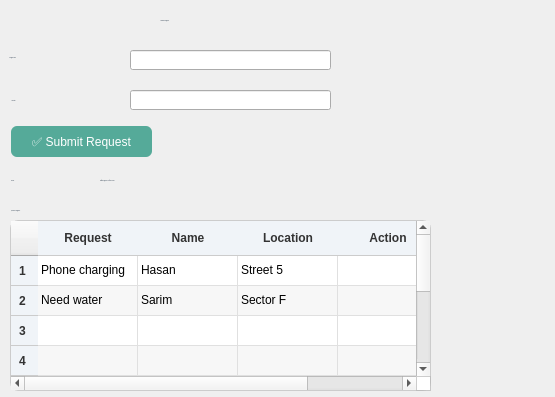
<?xml version="1.0" encoding="UTF-8"?>
<ui version="4.0">
 <class>RequestPage</class>
 <widget class="QWidget" name="RequestPage">
  <property name="geometry">
   <rect>
    <x>0</x>
    <y>0</y>
    <width>555</width>
    <height>397</height>
   </rect>
  </property>
  <property name="windowTitle">
   <string>Form</string>
  </property>
  <widget class="QLabel" name="label_5">
   <property name="geometry">
    <rect>
     <x>11</x>
     <y>90</y>
     <width>101</width>
     <height>21</height>
    </rect>
   </property>
   <property name="font">
    <font>
     <family>“Segoe UI”</family>
     <pointsize>-1</pointsize>
     <italic>false</italic>
     <bold>true</bold>
    </font>
   </property>
   <property name="styleSheet">
    <string notr="true">QLabel {
    color: #345;
    font: 13px “Segoe UI”;
	font:bold;
}</string>
   </property>
   <property name="text">
    <string>📍 Location:</string>
   </property>
  </widget>
  <widget class="QLabel" name="label_4">
   <property name="geometry">
    <rect>
     <x>9</x>
     <y>47</y>
     <width>111</width>
     <height>21</height>
    </rect>
   </property>
   <property name="font">
    <font>
     <family>“Segoe UI”</family>
     <pointsize>-1</pointsize>
     <italic>false</italic>
     <bold>true</bold>
    </font>
   </property>
   <property name="styleSheet">
    <string notr="true">QLabel {
    color: #345;
    font: 13px “Segoe UI”;
	font:bold;
}</string>
   </property>
   <property name="text">
    <string>❓ Request Item:</string>
   </property>
  </widget>
  <widget class="QPushButton" name="btnSubmit">
   <property name="geometry">
    <rect>
     <x>11</x>
     <y>126</y>
     <width>141</width>
     <height>31</height>
    </rect>
   </property>
   <property name="styleSheet">
    <string notr="true">QPushButton{
    background-color: #5a9;
    border: none;
    border-radius: 6px;
    font: 14px “Segoe UI”, bold;
    color: white;
}
QPushButton:hover {
    background-color: #6ba;
}
QPushButton:pressed {
    background-color: #498;
}</string>
   </property>
   <property name="text">
    <string>✅ Submit Request</string>
   </property>
  </widget>
  <widget class="QLabel" name="lblStatus">
   <property name="geometry">
    <rect>
     <x>100</x>
     <y>170</y>
     <width>301</width>
     <height>21</height>
    </rect>
   </property>
   <property name="font">
    <font>
     <family>“Segoe UI”</family>
     <pointsize>-1</pointsize>
     <italic>false</italic>
     <bold>true</bold>
    </font>
   </property>
   <property name="styleSheet">
    <string notr="true">QLabel {
    color: #345;
    font: 13px “Segoe UI”;
	font:bold;
}</string>
   </property>
   <property name="text">
    <string>Submit Request to Check Status</string>
   </property>
  </widget>
  <widget class="QTableWidget" name="tblRequests">
   <property name="geometry">
    <rect>
     <x>10</x>
     <y>220</y>
     <width>421</width>
     <height>171</height>
    </rect>
   </property>
   <property name="styleSheet">
    <string notr="true">QTableWidget {
    background-color: #ffffff;
    border: 1px solid #ccc;
    border-radius: 8px;
    gridline-color: #e0e0e0;
    selection-background-color: #a8d5e2;
    selection-color: #003344;
    font: 13px &quot;Segoe UI&quot;, sans-serif;
}

/* Horizontal header */
QHeaderView::section {
    background-color: #f0f4f8;
    color: #333;
    padding: 8px;
    border: none;
    border-bottom: 1px solid #ccc;
    font-weight: bold;
}

/* Vertical header (hide if desired) */
QTableView QHeaderView::verticalHeader {
    background: transparent;
    border: none;
}

/* Rows */
QTableWidget::item {
   /* padding: 6px;*/
}

/* Alternate row coloring */
QTableWidge {
    alternate-background-color: #f9fcff;
}

/* Hover effect */
QTableWidget::item:hover {
    background-color: #d0eef7;
}

/* Selected row */
QTableWidget::item:selected {
    background-color: #a8d5e2;
    color: #003344;
}

/* Remove focus rectangle */
QTableWidget#tblResources::item:focus {
    outline: none;
}</string>
   </property>
   <property name="editTriggers">
    <set>QAbstractItemView::EditTrigger::NoEditTriggers</set>
   </property>
   <property name="alternatingRowColors">
    <bool>true</bool>
   </property>
   <property name="selectionBehavior">
    <enum>QAbstractItemView::SelectionBehavior::SelectRows</enum>
   </property>
   <row/>
   <row/>
   <row/>
   <row/>
   <row/>
   <row/>
   <row/>
   <row/>
   <row/>
   <column>
    <property name="text">
     <string>Request</string>
    </property>
   </column>
   <column>
    <property name="text">
     <string>Name</string>
    </property>
   </column>
   <column>
    <property name="text">
     <string>Location</string>
    </property>
   </column>
   <column>
    <property name="text">
     <string>Action</string>
    </property>
   </column>
   <item row="0" column="0">
    <property name="text">
     <string>Phone charging</string>
    </property>
   </item>
   <item row="0" column="1">
    <property name="text">
     <string>Hasan</string>
    </property>
   </item>
   <item row="0" column="2">
    <property name="text">
     <string>Street 5</string>
    </property>
   </item>
   <item row="1" column="0">
    <property name="text">
     <string>Need water</string>
    </property>
   </item>
   <item row="1" column="1">
    <property name="text">
     <string>Sarim</string>
    </property>
   </item>
   <item row="1" column="2">
    <property name="text">
     <string>Sector F</string>
    </property>
   </item>
  </widget>
  <widget class="QLineEdit" name="editLocation">
   <property name="geometry">
    <rect>
     <x>130</x>
     <y>90</y>
     <width>201</width>
     <height>20</height>
    </rect>
   </property>
  </widget>
  <widget class="QLineEdit" name="editRequest">
   <property name="geometry">
    <rect>
     <x>130</x>
     <y>50</y>
     <width>201</width>
     <height>20</height>
    </rect>
   </property>
  </widget>
  <widget class="QLabel" name="label_6">
   <property name="geometry">
    <rect>
     <x>11</x>
     <y>170</y>
     <width>71</width>
     <height>21</height>
    </rect>
   </property>
   <property name="font">
    <font>
     <family>“Segoe UI”</family>
     <pointsize>-1</pointsize>
     <italic>false</italic>
     <bold>true</bold>
    </font>
   </property>
   <property name="styleSheet">
    <string notr="true">QLabel {
    color: #345;
    font: 13px “Segoe UI”;
	font:bold;
}</string>
   </property>
   <property name="text">
    <string>ℹ️Status:</string>
   </property>
  </widget>
  <widget class="QLabel" name="label_8">
   <property name="geometry">
    <rect>
     <x>11</x>
     <y>200</y>
     <width>171</width>
     <height>21</height>
    </rect>
   </property>
   <property name="font">
    <font>
     <family>“Segoe UI”</family>
     <pointsize>-1</pointsize>
     <italic>false</italic>
     <bold>true</bold>
    </font>
   </property>
   <property name="styleSheet">
    <string notr="true">QLabel {
    color: #345;
    font: 13px “Segoe UI”;
	font:bold;
}</string>
   </property>
   <property name="text">
    <string>📋 Current Requests:</string>
   </property>
  </widget>
  <widget class="QLabel" name="label">
   <property name="geometry">
    <rect>
     <x>160</x>
     <y>10</y>
     <width>161</width>
     <height>21</height>
    </rect>
   </property>
   <property name="font">
    <font>
     <family>“Segoe UI”</family>
     <pointsize>-1</pointsize>
     <italic>false</italic>
     <bold>true</bold>
    </font>
   </property>
   <property name="styleSheet">
    <string notr="true">QLabel {
    color: #345;
    font: 15px “Segoe UI”;
	font:bold;
}</string>
   </property>
   <property name="text">
    <string>✉️ Resource Request</string>
   </property>
  </widget>
 </widget>
 <resources/>
 <connections/>
</ui>
